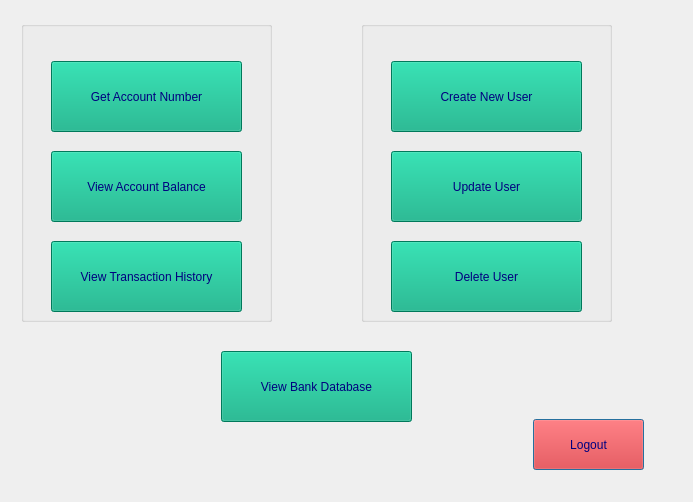
<?xml version="1.0" encoding="UTF-8"?>
<ui version="4.0">
 <class>AdminWindow</class>
 <widget class="QDialog" name="AdminWindow">
  <property name="geometry">
   <rect>
    <x>0</x>
    <y>0</y>
    <width>693</width>
    <height>502</height>
   </rect>
  </property>
  <property name="windowTitle">
   <string>Dialog</string>
  </property>
  <layout class="QGridLayout" name="gridLayout">
   <item row="0" column="0">
    <widget class="QStackedWidget" name="admin_stackedWidget">
     <property name="currentIndex">
      <number>0</number>
     </property>
     <widget class="QWidget" name="SelectionMode">
      <widget class="QPushButton" name="admin_logout_btn">
       <property name="geometry">
        <rect>
         <x>522</x>
         <y>408</y>
         <width>111</width>
         <height>51</height>
        </rect>
       </property>
       <property name="styleSheet">
        <string notr="true">font: 10pt &quot;Segoe UI&quot;;
background-color: rgb(255, 0, 0);
color: rgb(0, 0, 127);</string>
       </property>
       <property name="text">
        <string>Logout</string>
       </property>
      </widget>
      <widget class="QGroupBox" name="groupBox">
       <property name="geometry">
        <rect>
         <x>10</x>
         <y>10</y>
         <width>251</width>
         <height>301</height>
        </rect>
       </property>
       <property name="title">
        <string/>
       </property>
       <widget class="QPushButton" name="admin_get_acc_number_btn">
        <property name="geometry">
         <rect>
          <x>30</x>
          <y>40</y>
          <width>191</width>
          <height>71</height>
         </rect>
        </property>
        <property name="styleSheet">
         <string notr="true">font: 10pt &quot;Segoe UI&quot;;
background-color: rgb(0, 170, 127);
color: rgb(0, 0, 127);</string>
        </property>
        <property name="text">
         <string>Get Account Number</string>
        </property>
       </widget>
       <widget class="QPushButton" name="admin_view_acc_balance_btn">
        <property name="geometry">
         <rect>
          <x>30</x>
          <y>130</y>
          <width>191</width>
          <height>71</height>
         </rect>
        </property>
        <property name="styleSheet">
         <string notr="true">font: 10pt &quot;Segoe UI&quot;;
background-color: rgb(0, 170, 127);
color: rgb(0, 0, 127);</string>
        </property>
        <property name="text">
         <string>View Account Balance</string>
        </property>
       </widget>
       <widget class="QPushButton" name="admin_view_trans_history_btn">
        <property name="geometry">
         <rect>
          <x>30</x>
          <y>220</y>
          <width>191</width>
          <height>71</height>
         </rect>
        </property>
        <property name="styleSheet">
         <string notr="true">font: 10pt &quot;Segoe UI&quot;;
background-color: rgb(0, 170, 127);
color: rgb(0, 0, 127);</string>
        </property>
        <property name="text">
         <string>View Transaction History</string>
        </property>
       </widget>
      </widget>
      <widget class="QGroupBox" name="groupBox_2">
       <property name="geometry">
        <rect>
         <x>350</x>
         <y>10</y>
         <width>251</width>
         <height>301</height>
        </rect>
       </property>
       <property name="title">
        <string/>
       </property>
       <widget class="QPushButton" name="admin_create_new_user_btn">
        <property name="geometry">
         <rect>
          <x>30</x>
          <y>40</y>
          <width>191</width>
          <height>71</height>
         </rect>
        </property>
        <property name="styleSheet">
         <string notr="true">font: 10pt &quot;Segoe UI&quot;;
background-color: rgb(0, 170, 127);
color: rgb(0, 0, 127);</string>
        </property>
        <property name="text">
         <string>Create New User</string>
        </property>
       </widget>
       <widget class="QPushButton" name="admin_update_user_btn">
        <property name="geometry">
         <rect>
          <x>30</x>
          <y>130</y>
          <width>191</width>
          <height>71</height>
         </rect>
        </property>
        <property name="styleSheet">
         <string notr="true">font: 10pt &quot;Segoe UI&quot;;
background-color: rgb(0, 170, 127);
color: rgb(0, 0, 127);</string>
        </property>
        <property name="text">
         <string>Update User</string>
        </property>
       </widget>
       <widget class="QPushButton" name="admin_delete_user_btn">
        <property name="geometry">
         <rect>
          <x>30</x>
          <y>220</y>
          <width>191</width>
          <height>71</height>
         </rect>
        </property>
        <property name="styleSheet">
         <string notr="true">font: 10pt &quot;Segoe UI&quot;;
background-color: rgb(0, 170, 127);
color: rgb(0, 0, 127);</string>
        </property>
        <property name="text">
         <string>Delete User</string>
        </property>
       </widget>
      </widget>
      <widget class="QPushButton" name="admin_view_bank_db_btn">
       <property name="geometry">
        <rect>
         <x>210</x>
         <y>340</y>
         <width>191</width>
         <height>71</height>
        </rect>
       </property>
       <property name="styleSheet">
        <string notr="true">font: 10pt &quot;Segoe UI&quot;;
background-color: rgb(0, 170, 127);
color: rgb(0, 0, 127);</string>
       </property>
       <property name="text">
        <string>View Bank Database</string>
       </property>
      </widget>
     </widget>
     <widget class="QWidget" name="AccountNumber">
      <widget class="QGroupBox" name="groupBox_3">
       <property name="geometry">
        <rect>
         <x>80</x>
         <y>40</y>
         <width>481</width>
         <height>321</height>
        </rect>
       </property>
       <property name="styleSheet">
        <string notr="true">font: 700 9pt &quot;Segoe UI&quot;;
color: rgb(255, 5, 230);</string>
       </property>
       <property name="title">
        <string>Get Account Number</string>
       </property>
       <widget class="QWidget" name="layoutWidget">
        <property name="geometry">
         <rect>
          <x>30</x>
          <y>120</y>
          <width>401</width>
          <height>32</height>
         </rect>
        </property>
        <layout class="QHBoxLayout" name="horizontalLayout_3">
         <item>
          <widget class="QLabel" name="label_3">
           <property name="styleSheet">
            <string notr="true">color: rgb(0, 0, 0);
background-color: rgb(255, 206, 239);</string>
           </property>
           <property name="text">
            <string>Enter username</string>
           </property>
          </widget>
         </item>
         <item>
          <widget class="QLineEdit" name="admin_get_acc_number_edit_line">
           <property name="styleSheet">
            <string notr="true">background-color: rgb(238, 238, 238);</string>
           </property>
          </widget>
         </item>
        </layout>
       </widget>
       <widget class="QPushButton" name="admin_do_get_acc_number_btn">
        <property name="geometry">
         <rect>
          <x>170</x>
          <y>210</y>
          <width>101</width>
          <height>61</height>
         </rect>
        </property>
        <property name="styleSheet">
         <string notr="true">background-color: rgb(64, 124, 255);</string>
        </property>
        <property name="text">
         <string>OK</string>
        </property>
       </widget>
      </widget>
      <widget class="QPushButton" name="admin_cancel_get_acc_number_btn">
       <property name="geometry">
        <rect>
         <x>500</x>
         <y>390</y>
         <width>101</width>
         <height>61</height>
        </rect>
       </property>
       <property name="styleSheet">
        <string notr="true">background-color: rgb(255, 0, 0);
font: 700 10pt &quot;Segoe UI&quot;;
color: rgb(12, 12, 12);</string>
       </property>
       <property name="text">
        <string>Cancel</string>
       </property>
      </widget>
     </widget>
     <widget class="QWidget" name="AccountBalance">
      <widget class="QGroupBox" name="groupBox_4">
       <property name="geometry">
        <rect>
         <x>70</x>
         <y>50</y>
         <width>481</width>
         <height>321</height>
        </rect>
       </property>
       <property name="styleSheet">
        <string notr="true">font: 700 9pt &quot;Segoe UI&quot;;
color: rgb(255, 5, 230);</string>
       </property>
       <property name="title">
        <string>Get Account Balance</string>
       </property>
       <widget class="QWidget" name="layoutWidget_2">
        <property name="geometry">
         <rect>
          <x>30</x>
          <y>120</y>
          <width>401</width>
          <height>32</height>
         </rect>
        </property>
        <layout class="QHBoxLayout" name="horizontalLayout_4">
         <item>
          <widget class="QLabel" name="label_4">
           <property name="styleSheet">
            <string notr="true">color: rgb(0, 0, 0);
background-color: rgb(255, 206, 239);</string>
           </property>
           <property name="text">
            <string>Enter Account Number</string>
           </property>
          </widget>
         </item>
         <item>
          <widget class="QLineEdit" name="admin_get_acc_balance_edit_line">
           <property name="styleSheet">
            <string notr="true">background-color: rgb(238, 238, 238);</string>
           </property>
          </widget>
         </item>
        </layout>
       </widget>
       <widget class="QPushButton" name="admin_do_get_acc_balance_btn">
        <property name="geometry">
         <rect>
          <x>170</x>
          <y>210</y>
          <width>101</width>
          <height>61</height>
         </rect>
        </property>
        <property name="styleSheet">
         <string notr="true">background-color: rgb(64, 124, 255);</string>
        </property>
        <property name="text">
         <string>OK</string>
        </property>
       </widget>
      </widget>
      <widget class="QPushButton" name="admin_cancel_get_acc_balance_btn">
       <property name="geometry">
        <rect>
         <x>540</x>
         <y>400</y>
         <width>101</width>
         <height>61</height>
        </rect>
       </property>
       <property name="styleSheet">
        <string notr="true">background-color: rgb(255, 0, 0);
font: 700 10pt &quot;Segoe UI&quot;;
color: rgb(12, 12, 12);</string>
       </property>
       <property name="text">
        <string>Cancel</string>
       </property>
      </widget>
     </widget>
     <widget class="QWidget" name="TransactionHistory">
      <widget class="QTableWidget" name="admin_transaction_histoy_table">
       <property name="geometry">
        <rect>
         <x>50</x>
         <y>40</y>
         <width>531</width>
         <height>181</height>
        </rect>
       </property>
      </widget>
      <widget class="QWidget" name="layoutWidget_3">
       <property name="geometry">
        <rect>
         <x>110</x>
         <y>250</y>
         <width>401</width>
         <height>32</height>
        </rect>
       </property>
       <layout class="QHBoxLayout" name="horizontalLayout_5">
        <item>
         <widget class="QLabel" name="label_5">
          <property name="styleSheet">
           <string notr="true">color: rgb(0, 0, 0);
background-color: rgb(255, 206, 239);</string>
          </property>
          <property name="text">
           <string>Enter Account Number</string>
          </property>
         </widget>
        </item>
        <item>
         <widget class="QLineEdit" name="admin_view_transaction_history_edit_line">
          <property name="styleSheet">
           <string notr="true">background-color: rgb(238, 238, 238);</string>
          </property>
         </widget>
        </item>
       </layout>
      </widget>
      <widget class="QPushButton" name="admin_do_view_transaction_history_btn">
       <property name="geometry">
        <rect>
         <x>250</x>
         <y>300</y>
         <width>121</width>
         <height>51</height>
        </rect>
       </property>
       <property name="styleSheet">
        <string notr="true">background-color: rgb(64, 124, 255);
color: rgb(12, 12, 12);</string>
       </property>
       <property name="text">
        <string>View</string>
       </property>
      </widget>
      <widget class="QPushButton" name="admin_cancel_transaction_history_btn">
       <property name="geometry">
        <rect>
         <x>540</x>
         <y>400</y>
         <width>101</width>
         <height>61</height>
        </rect>
       </property>
       <property name="styleSheet">
        <string notr="true">background-color: rgb(255, 0, 0);
font: 700 10pt &quot;Segoe UI&quot;;
color: rgb(12, 12, 12);</string>
       </property>
       <property name="text">
        <string>Cancel</string>
       </property>
      </widget>
     </widget>
     <widget class="QWidget" name="BankDatabase">
      <widget class="QPushButton" name="admin_ok_view_bank_db_btn">
       <property name="geometry">
        <rect>
         <x>290</x>
         <y>340</y>
         <width>101</width>
         <height>61</height>
        </rect>
       </property>
       <property name="styleSheet">
        <string notr="true">background-color: rgb(64, 124, 255);
font: 700 10pt &quot;Segoe UI&quot;;
color: rgb(3, 3, 3);</string>
       </property>
       <property name="text">
        <string>OK</string>
       </property>
      </widget>
      <widget class="QTableWidget" name="admin_bank_db_table">
       <property name="geometry">
        <rect>
         <x>40</x>
         <y>40</y>
         <width>591</width>
         <height>281</height>
        </rect>
       </property>
      </widget>
     </widget>
     <widget class="QWidget" name="CreateUser">
      <widget class="QGroupBox" name="groupBox_5">
       <property name="geometry">
        <rect>
         <x>20</x>
         <y>20</y>
         <width>631</width>
         <height>391</height>
        </rect>
       </property>
       <property name="styleSheet">
        <string notr="true">font: 700 10pt &quot;Segoe UI&quot;;
color: rgb(136, 0, 255);</string>
       </property>
       <property name="title">
        <string>Create New User</string>
       </property>
       <widget class="QLabel" name="admin_password_label">
        <property name="geometry">
         <rect>
          <x>480</x>
          <y>80</y>
          <width>141</width>
          <height>61</height>
         </rect>
        </property>
        <property name="text">
         <string/>
        </property>
       </widget>
       <widget class="QPushButton" name="admin_do_create_user_btn">
        <property name="geometry">
         <rect>
          <x>250</x>
          <y>320</y>
          <width>101</width>
          <height>61</height>
         </rect>
        </property>
        <property name="styleSheet">
         <string notr="true">background-color: rgb(64, 124, 255);</string>
        </property>
        <property name="text">
         <string>Create</string>
        </property>
       </widget>
       <widget class="QLabel" name="admin_age_label">
        <property name="geometry">
         <rect>
          <x>440</x>
          <y>200</y>
          <width>151</width>
          <height>31</height>
         </rect>
        </property>
        <property name="text">
         <string/>
        </property>
       </widget>
       <widget class="QWidget" name="layoutWidget">
        <property name="geometry">
         <rect>
          <x>30</x>
          <y>50</y>
          <width>401</width>
          <height>256</height>
         </rect>
        </property>
        <layout class="QHBoxLayout" name="horizontalLayout">
         <item>
          <layout class="QVBoxLayout" name="verticalLayout_2">
           <item>
            <widget class="QLabel" name="label_6">
             <property name="styleSheet">
              <string notr="true">color: rgb(0, 0, 0);
background-color: rgb(255, 206, 239);</string>
             </property>
             <property name="text">
              <string>Enter username</string>
             </property>
            </widget>
           </item>
           <item>
            <widget class="QLabel" name="label_7">
             <property name="styleSheet">
              <string notr="true">color: rgb(0, 0, 0);
background-color: rgb(255, 206, 239);</string>
             </property>
             <property name="text">
              <string>Password</string>
             </property>
            </widget>
           </item>
           <item>
            <widget class="QLabel" name="label_8">
             <property name="styleSheet">
              <string notr="true">color: rgb(0, 0, 0);
background-color: rgb(255, 206, 239);</string>
             </property>
             <property name="text">
              <string>Confirm Password</string>
             </property>
            </widget>
           </item>
           <item>
            <widget class="QLabel" name="label_9">
             <property name="styleSheet">
              <string notr="true">color: rgb(0, 0, 0);
background-color: rgb(255, 206, 239);</string>
             </property>
             <property name="text">
              <string>Full Name</string>
             </property>
            </widget>
           </item>
           <item>
            <widget class="QLabel" name="label_10">
             <property name="styleSheet">
              <string notr="true">color: rgb(0, 0, 0);
background-color: rgb(255, 206, 239);</string>
             </property>
             <property name="text">
              <string>Age</string>
             </property>
            </widget>
           </item>
           <item>
            <widget class="QLabel" name="label_11">
             <property name="styleSheet">
              <string notr="true">color: rgb(0, 0, 0);
background-color: rgb(255, 206, 239);</string>
             </property>
             <property name="text">
              <string>Email</string>
             </property>
            </widget>
           </item>
           <item>
            <widget class="QLabel" name="label_20">
             <property name="styleSheet">
              <string notr="true">color: rgb(0, 0, 0);
background-color: rgb(255, 206, 239);</string>
             </property>
             <property name="text">
              <string>Signature</string>
             </property>
            </widget>
           </item>
          </layout>
         </item>
         <item>
          <layout class="QVBoxLayout" name="verticalLayout">
           <item>
            <widget class="QLineEdit" name="admin_create_username_edit_line">
             <property name="styleSheet">
              <string notr="true">background-color: rgb(238, 238, 238);</string>
             </property>
            </widget>
           </item>
           <item>
            <widget class="QLineEdit" name="admin_create_password_edit_line">
             <property name="styleSheet">
              <string notr="true">background-color: rgb(238, 238, 238);</string>
             </property>
             <property name="echoMode">
              <enum>QLineEdit::Password</enum>
             </property>
            </widget>
           </item>
           <item>
            <widget class="QLineEdit" name="admin_create_confirm_password_edit_line">
             <property name="styleSheet">
              <string notr="true">background-color: rgb(238, 238, 238);</string>
             </property>
             <property name="echoMode">
              <enum>QLineEdit::Password</enum>
             </property>
            </widget>
           </item>
           <item>
            <widget class="QLineEdit" name="admin_create_fullname_edit_line">
             <property name="styleSheet">
              <string notr="true">background-color: rgb(238, 238, 238);</string>
             </property>
            </widget>
           </item>
           <item>
            <widget class="QLineEdit" name="admin_create_age_edit_line">
             <property name="styleSheet">
              <string notr="true">background-color: rgb(238, 238, 238);</string>
             </property>
            </widget>
           </item>
           <item>
            <widget class="QLineEdit" name="admin_create_email_edit_line">
             <property name="styleSheet">
              <string notr="true">background-color: rgb(238, 238, 238);</string>
             </property>
            </widget>
           </item>
           <item>
            <widget class="QLineEdit" name="admin_create_signature_edit_line">
             <property name="styleSheet">
              <string notr="true">background-color: rgb(238, 238, 238);</string>
             </property>
            </widget>
           </item>
          </layout>
         </item>
        </layout>
       </widget>
       <widget class="QCheckBox" name="admin_create_password_checkBox">
        <property name="geometry">
         <rect>
          <x>440</x>
          <y>90</y>
          <width>31</width>
          <height>26</height>
         </rect>
        </property>
        <property name="text">
         <string/>
        </property>
       </widget>
       <widget class="QCheckBox" name="admin_create_confirm_password_checkBox">
        <property name="geometry">
         <rect>
          <x>440</x>
          <y>130</y>
          <width>31</width>
          <height>26</height>
         </rect>
        </property>
        <property name="text">
         <string/>
        </property>
       </widget>
      </widget>
      <widget class="QPushButton" name="admin_cancel_create_user_btn">
       <property name="geometry">
        <rect>
         <x>550</x>
         <y>420</y>
         <width>101</width>
         <height>51</height>
        </rect>
       </property>
       <property name="styleSheet">
        <string notr="true">background-color: rgb(255, 0, 0);
font: 700 10pt &quot;Segoe UI&quot;;
color: rgb(12, 12, 12);</string>
       </property>
       <property name="text">
        <string>Cancel</string>
       </property>
      </widget>
     </widget>
     <widget class="QWidget" name="UpdateUser">
      <widget class="QGroupBox" name="groupBox_6">
       <property name="geometry">
        <rect>
         <x>20</x>
         <y>20</y>
         <width>641</width>
         <height>401</height>
        </rect>
       </property>
       <property name="styleSheet">
        <string notr="true">font: 700 10pt &quot;Segoe UI&quot;;
color: rgb(1, 26, 255);</string>
       </property>
       <property name="title">
        <string>Update User</string>
       </property>
       <widget class="QWidget" name="layoutWidget_4">
        <property name="geometry">
         <rect>
          <x>60</x>
          <y>40</y>
          <width>481</width>
          <height>32</height>
         </rect>
        </property>
        <layout class="QHBoxLayout" name="horizontalLayout_6">
         <item>
          <widget class="QLabel" name="label_12">
           <property name="styleSheet">
            <string notr="true">color: rgb(0, 0, 0);
background-color: rgb(255, 206, 239);</string>
           </property>
           <property name="text">
            <string>Enter Account Number</string>
           </property>
          </widget>
         </item>
         <item>
          <widget class="QLineEdit" name="admin_update_acc_number_edit_line">
           <property name="styleSheet">
            <string notr="true">background-color: rgb(238, 238, 238);</string>
           </property>
          </widget>
         </item>
        </layout>
       </widget>
       <widget class="QPushButton" name="admin_do_update_user_btn">
        <property name="geometry">
         <rect>
          <x>280</x>
          <y>320</y>
          <width>101</width>
          <height>61</height>
         </rect>
        </property>
        <property name="styleSheet">
         <string notr="true">background-color: rgb(64, 124, 255);</string>
        </property>
        <property name="text">
         <string>Update</string>
        </property>
       </widget>
       <widget class="QLabel" name="admin_new_password_label">
        <property name="geometry">
         <rect>
          <x>490</x>
          <y>250</y>
          <width>141</width>
          <height>20</height>
         </rect>
        </property>
        <property name="text">
         <string/>
        </property>
       </widget>
       <widget class="QLabel" name="admin_new_confirm_password_label">
        <property name="geometry">
         <rect>
          <x>490</x>
          <y>290</y>
          <width>141</width>
          <height>20</height>
         </rect>
        </property>
        <property name="text">
         <string/>
        </property>
       </widget>
       <widget class="QLabel" name="admin_update_age_label">
        <property name="geometry">
         <rect>
          <x>450</x>
          <y>139</y>
          <width>181</width>
          <height>21</height>
         </rect>
        </property>
        <property name="text">
         <string/>
        </property>
       </widget>
       <widget class="QWidget" name="layoutWidget">
        <property name="geometry">
         <rect>
          <x>20</x>
          <y>90</y>
          <width>421</width>
          <height>219</height>
         </rect>
        </property>
        <layout class="QHBoxLayout" name="horizontalLayout_2">
         <item>
          <layout class="QVBoxLayout" name="verticalLayout_3">
           <item>
            <widget class="QLabel" name="label_16">
             <property name="styleSheet">
              <string notr="true">color: rgb(0, 0, 0);
background-color: rgb(255, 206, 239);</string>
             </property>
             <property name="text">
              <string>Full Name(optional)</string>
             </property>
            </widget>
           </item>
           <item>
            <widget class="QLabel" name="label_17">
             <property name="styleSheet">
              <string notr="true">color: rgb(0, 0, 0);
background-color: rgb(255, 206, 239);</string>
             </property>
             <property name="text">
              <string>Age(optional)</string>
             </property>
            </widget>
           </item>
           <item>
            <widget class="QLabel" name="label_18">
             <property name="styleSheet">
              <string notr="true">color: rgb(0, 0, 0);
background-color: rgb(255, 206, 239);</string>
             </property>
             <property name="text">
              <string>Email(optional)</string>
             </property>
            </widget>
           </item>
           <item>
            <widget class="QLabel" name="label_19">
             <property name="styleSheet">
              <string notr="true">color: rgb(0, 0, 0);
background-color: rgb(255, 206, 239);</string>
             </property>
             <property name="text">
              <string>Current Password*</string>
             </property>
            </widget>
           </item>
           <item>
            <widget class="QLabel" name="label_14">
             <property name="styleSheet">
              <string notr="true">color: rgb(0, 0, 0);
background-color: rgb(255, 206, 239);</string>
             </property>
             <property name="text">
              <string>New Password(optional)</string>
             </property>
            </widget>
           </item>
           <item>
            <widget class="QLabel" name="label_15">
             <property name="styleSheet">
              <string notr="true">color: rgb(0, 0, 0);
background-color: rgb(255, 206, 239);</string>
             </property>
             <property name="text">
              <string>Confirm Password</string>
             </property>
            </widget>
           </item>
          </layout>
         </item>
         <item>
          <layout class="QVBoxLayout" name="verticalLayout_4">
           <item>
            <widget class="QLineEdit" name="admin_update_fullname_edit_line">
             <property name="styleSheet">
              <string notr="true">background-color: rgb(238, 238, 238);</string>
             </property>
            </widget>
           </item>
           <item>
            <widget class="QLineEdit" name="admin_update_age_edit_line">
             <property name="styleSheet">
              <string notr="true">background-color: rgb(238, 238, 238);</string>
             </property>
            </widget>
           </item>
           <item>
            <widget class="QLineEdit" name="admin_update_email_edit_line">
             <property name="styleSheet">
              <string notr="true">background-color: rgb(238, 238, 238);</string>
             </property>
            </widget>
           </item>
           <item>
            <widget class="QLineEdit" name="admin_update_old_password_edit_line">
             <property name="styleSheet">
              <string notr="true">background-color: rgb(238, 238, 238);</string>
             </property>
             <property name="echoMode">
              <enum>QLineEdit::Password</enum>
             </property>
            </widget>
           </item>
           <item>
            <widget class="QLineEdit" name="admin_update_new_password_edit_line">
             <property name="styleSheet">
              <string notr="true">background-color: rgb(238, 238, 238);</string>
             </property>
             <property name="echoMode">
              <enum>QLineEdit::Password</enum>
             </property>
            </widget>
           </item>
           <item>
            <widget class="QLineEdit" name="admin_update_confirm_password_edit_line">
             <property name="styleSheet">
              <string notr="true">background-color: rgb(238, 238, 238);</string>
             </property>
             <property name="echoMode">
              <enum>QLineEdit::Password</enum>
             </property>
            </widget>
           </item>
          </layout>
         </item>
        </layout>
       </widget>
       <widget class="QCheckBox" name="admin_update_new_password_checkBox">
        <property name="geometry">
         <rect>
          <x>450</x>
          <y>240</y>
          <width>31</width>
          <height>26</height>
         </rect>
        </property>
        <property name="text">
         <string/>
        </property>
       </widget>
       <widget class="QCheckBox" name="admin_update_current_password_checkBox">
        <property name="geometry">
         <rect>
          <x>450</x>
          <y>210</y>
          <width>31</width>
          <height>26</height>
         </rect>
        </property>
        <property name="text">
         <string/>
        </property>
       </widget>
       <widget class="QCheckBox" name="admin_update_confirm_password_checkBox">
        <property name="geometry">
         <rect>
          <x>450</x>
          <y>280</y>
          <width>31</width>
          <height>26</height>
         </rect>
        </property>
        <property name="text">
         <string/>
        </property>
       </widget>
      </widget>
      <widget class="QPushButton" name="admin_cancel_update_user_btn">
       <property name="geometry">
        <rect>
         <x>550</x>
         <y>430</y>
         <width>101</width>
         <height>41</height>
        </rect>
       </property>
       <property name="styleSheet">
        <string notr="true">background-color: rgb(255, 0, 0);
font: 700 10pt &quot;Segoe UI&quot;;
color: rgb(12, 12, 12);</string>
       </property>
       <property name="text">
        <string>Cancel</string>
       </property>
      </widget>
     </widget>
     <widget class="QWidget" name="DeleteUser">
      <widget class="QGroupBox" name="groupBox_7">
       <property name="geometry">
        <rect>
         <x>90</x>
         <y>60</y>
         <width>471</width>
         <height>301</height>
        </rect>
       </property>
       <property name="styleSheet">
        <string notr="true">font: 700 10pt &quot;Segoe UI&quot;;
color: rgb(255, 0, 0);</string>
       </property>
       <property name="title">
        <string>Delete User</string>
       </property>
       <widget class="QWidget" name="layoutWidget_5">
        <property name="geometry">
         <rect>
          <x>20</x>
          <y>130</y>
          <width>411</width>
          <height>32</height>
         </rect>
        </property>
        <layout class="QHBoxLayout" name="horizontalLayout_7">
         <item>
          <widget class="QLabel" name="label_13">
           <property name="styleSheet">
            <string notr="true">color: rgb(0, 0, 0);
background-color: rgb(255, 206, 239);</string>
           </property>
           <property name="text">
            <string>Enter Account Number</string>
           </property>
          </widget>
         </item>
         <item>
          <widget class="QLineEdit" name="admin_delete_acc_number_edit_line">
           <property name="styleSheet">
            <string notr="true">background-color: rgb(238, 238, 238);</string>
           </property>
          </widget>
         </item>
        </layout>
       </widget>
       <widget class="QPushButton" name="admin_do_delete_user_btn">
        <property name="geometry">
         <rect>
          <x>170</x>
          <y>180</y>
          <width>101</width>
          <height>61</height>
         </rect>
        </property>
        <property name="styleSheet">
         <string notr="true">background-color: rgb(255, 0, 4);
color: rgb(7, 7, 7);</string>
        </property>
        <property name="text">
         <string>Delete</string>
        </property>
       </widget>
       <widget class="QLabel" name="admin_delete_label">
        <property name="geometry">
         <rect>
          <x>70</x>
          <y>69</y>
          <width>341</width>
          <height>31</height>
         </rect>
        </property>
        <property name="text">
         <string/>
        </property>
       </widget>
      </widget>
      <widget class="QPushButton" name="admin_cancel_delete_user_btn">
       <property name="geometry">
        <rect>
         <x>520</x>
         <y>410</y>
         <width>101</width>
         <height>41</height>
        </rect>
       </property>
       <property name="styleSheet">
        <string notr="true">background-color: rgb(255, 0, 0);
font: 700 10pt &quot;Segoe UI&quot;;
color: rgb(12, 12, 12);</string>
       </property>
       <property name="text">
        <string>Cancel</string>
       </property>
      </widget>
     </widget>
    </widget>
   </item>
  </layout>
 </widget>
 <resources/>
 <connections/>
</ui>
